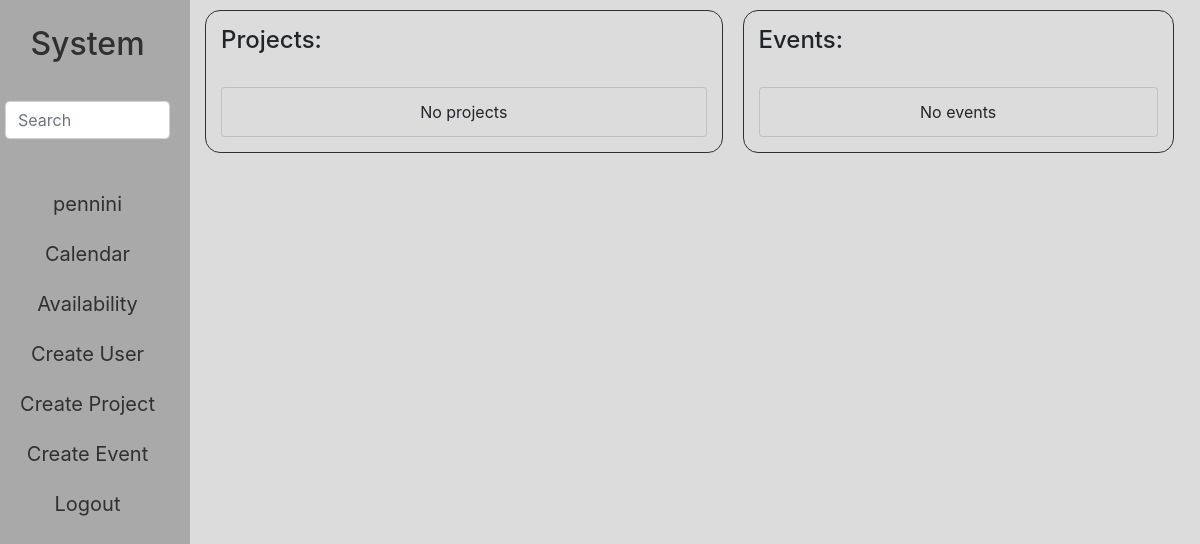
Before: / (signed in) with the older database file.
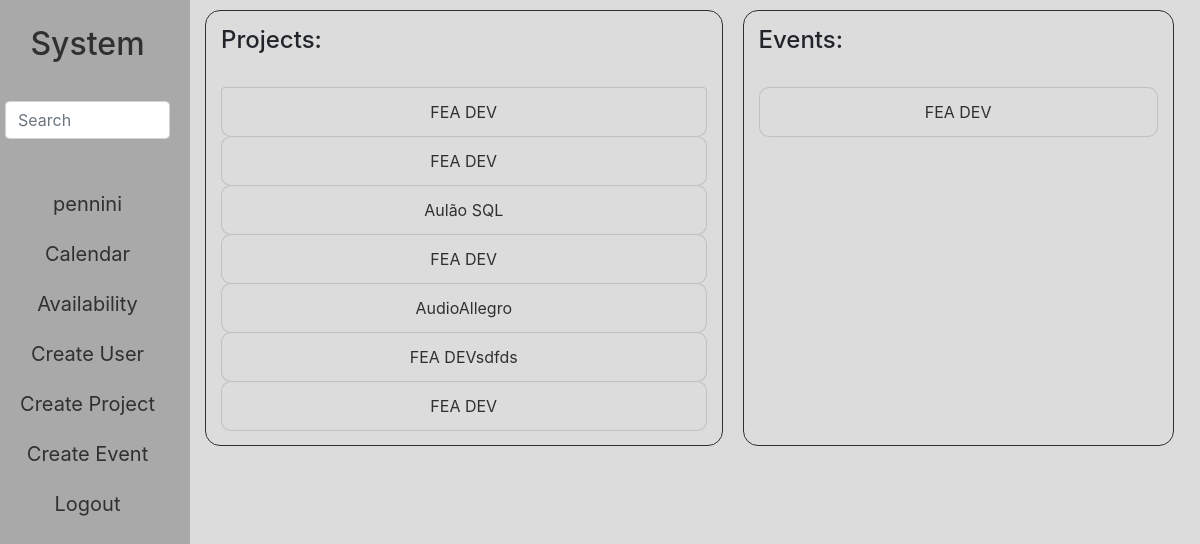
After: the same page with the newer database file.
### system/models.py (models this page shows, shortened)
class User(AbstractUser):
    position = models.ForeignKey("Position", on_delete=models.CASCADE, related_name="user_position", default=None, blank=True, null=True)
    group = models.ForeignKey("Group", on_delete=models.CASCADE, related_name="user_group", blank=True, null=True, default=None)
    area = models.ForeignKey("Area", on_delete=models.CASCADE, related_name="user_area", default=None, blank=True, null=True)
    biography = models.TextField(max_length=250, blank=True, null=True)

class Project(models.Model):
    group = models.ForeignKey("Group", on_delete=models.CASCADE, related_name="project_group")
    responsible = models.ForeignKey("User", on_delete=models.CASCADE, related_name="project_responsible")
    members = models.ManyToManyField("User", blank=True, related_name="project_members")
    name = models.CharField(max_length=50)
    description = models.TextField(max_length=500, blank=True, null=True)
    start_day = models.DateTimeField()
    end_day = models.DateTimeField(blank=True, null=True)
    created = models.DateTimeField(auto_now_add=True)
    category = models.CharField(max_length=20, blank=True, null=True)
    def __str__(self):
        return f"{self.name}"

class Event(models.Model):
    area = models.ForeignKey("Area", on_delete=models.CASCADE, related_name="event_area")
    responsible = models.ForeignKey("User", on_delete=models.CASCADE, related_name="event_responsible")
    members_planned = models.ManyToManyField("User", blank=True, related_name="event_members_planned")
    members_present = models.ManyToManyField("User", blank=True, related_name="event_members_present", default=None, null=True)
    name = models.CharField(max_length=50)
    description = models.TextField(max_length=500)
    start_day = models.DateTimeField()
    end_day = models.DateTimeField(blank=True, null=True)
    created = models.DateTimeField(auto_now_add=True)
    category = models.CharField(max_length=20, blank=True, null=True)
    def __str__(self):
        return f"{self.name}"

### system/views.py (the view)
# urls.py: path("", views.index, name="index"),
@login_required(login_url="login")
def index(request):
    projects = Project.objects.all().order_by("-start_day")
    events = Event.objects.all().order_by("-start_day")
    return render(request, "system/index.html", {
        "projects": projects,
        "events": events
    })

### system/templates/system/index.html
{% extends "system/layout.html" %}
{% block body %}
    <div class="row">
        <div class="col-md-6" id="projects-views">
            <h4>Projects:</h4>
            <br>
            <ul class="list-group">
                {% if projects %}
                    {% for project in projects %}
                        <li class="list-group-item"><a href="#">{{ project }}<a></li>
                    {% endfor %}
                {% else %}
                    <li class="list-group-item">No projects</li>
                {% endif %}
            </ul>
        </div>
        <div class="col-md-5" id="events-views">
            <h4>Events:</h4>
            <br>
            <ul class="list-group">
                {% if events %}
                    {% for event in events %}
                        <li class="list-group-item"><a href="#">{{ event }}<a></li>
                    {% endfor %}
                {% else %}
                    <li class="list-group-item">No events</li>
                {% endif %}
            </ul>
        </div>
    </div>
{% endblock body %}

### system/templates/system/layout.html (shortened to what this page needs)
{% load static %}
<!DOCTYPE html>
<html lang="en">
  <head>
    <link rel="stylesheet" href="https://stackpath.bootstrapcdn.com/bootstrap/4.3.1/css/bootstrap.min.css">
    <link href="{% static 'system/styles.css' %}" rel="stylesheet">
  </head>
  <body>
    <div class="row">
        <div class="sidebar col-lg-2 col-md-3">
            <a href="{% url 'index' %}"><h2>System</h2></a>
            <br>
            {% if user.is_authenticated %}
                <form action="#" method="get">
                    <input class="form-control" type="text" name="q" placeholder="Search">
                </form>
                <div>
                    <a href="{% url 'profile' %}">{{ user.username }}</a>
                </div>
                <div>
                    <a href="{% url 'calendar' %}">Calendar</a>
                </div>
                <div>
                    <a href="{% url 'availability' %}">Availability</a>
                </div>
                {% if user.is_staff == 1 %}
                    <div>
                        <a href="{% url 'create_view' 'user' %}">Create User</a>
                    </div>
                    <div>
                        <a href="{% url 'create_view' 'project' %}">Create Project</a>
                    </div>
                    <div>
                        <a href="{% url 'create_view' 'event' %}">Create Event</a>
                    </div>
                {% endif %}
                <div>
                    <a href="{% url 'logout' %}">Logout</a>
                </div>
            {% else %}
                <div>
                    <a href="{% url 'login' %}">Log In</a>
                </div>
            {% endif %}
        </div>
        <div class="main col-lg-10 col-md-9">
            {% block body %}
            {% endblock body %}
        </div>
    </div>
  </body>
</html>

### system/static/system/styles.css (style rules this page uses)
body { font-family: 'Roboto' sans-serif; }
li { list-style-type: none; max-width:100%; word-break:break-all; border: 1px solid #303030; text-align: center; border-radius: 10px; }
li a { color: #303030; text-decoration: none; }
#projects-views { border: 1px solid #303030; border-radius: 15px; padding: 15px; margin-left: 20px; margin-right: 20px; }
#events-views { border: 1px solid #303030; border-radius: 15px; padding: 15px; margin-right: 20px; }
.list-group-item { background-color: gainsboro; }
.main { padding: 10px; background-color: gainsboro; }
.sidebar { background-color: darkgray; height: 100vh; padding: 20px; text-align: center; }
.sidebar a { color: #303030; text-decoration: none; font-size: 20px; }
.sidebar h2 { margin-top: 5px; }
.sidebar div { margin-top: 20px; }

Changed rows visible on the page:
added Project: name "FEA DEV"
added Project: name "FEA DEV"
added Project: name "Aulão SQL"
added Project: name "FEA DEV"
added Project: name "AudioAllegro"
added Project: name "FEA DEVsdfds"
added Project: name "FEA DEV"
added Event: name "FEA DEV"
Other visible differences:
text no longer shown: "No projects No events"
